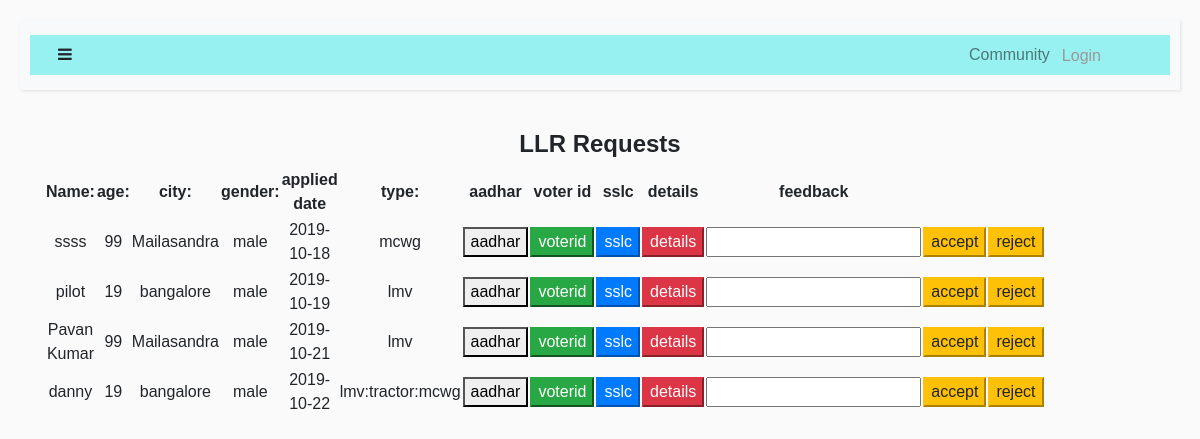
Before: /adminllr with the older database file.
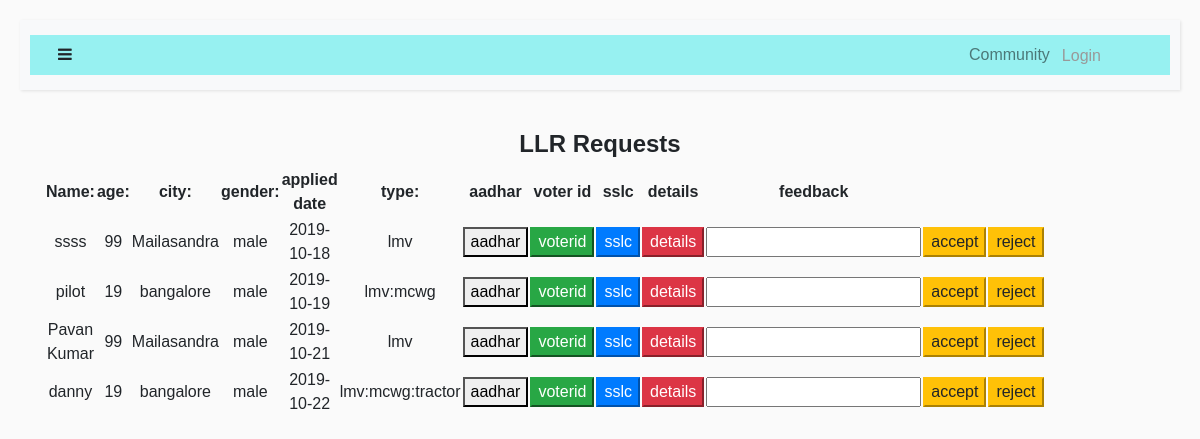
After: the same page with the newer database file.
### tables this page shows
CREATE TABLE "llr" (
	`id`	INTEGER NOT NULL PRIMARY KEY AUTOINCREMENT,
	`firstname`	TEXT,
	`lastname`	TEXT,
	`fathername`	TEXT,
	`email`	TEXT,
	`address`	TEXT,
	`pincode`	INTEGER,
	`city`	TEXT,
	`district`	TEXT,
	`state`	TEXT,
	`country`	TEXT,
	`dob`	TEXT,
	`age`	INTEGER,
	`gender`	TEXT,
	`phone`	INTEGER,
	`bloodgroup`	TEXT,
	`currentdate`	TEXT,
	`expirydate`	TEXT,
	`status`	TEXT,
	`type`	TEXT,
	`rto`	TEXT,
	`feedback`	TEXT
);

### login.py (the view)
@app.route('/adminllr',methods=['GET','POST'])
def adminllr():
    with sqlite3.connect('r.db') as con:
            cur=con.cursor()
            if(cur.execute("SELECT firstname,email,age,city,gender,currentdate,type FROM llr WHERE status=?",("pending",))):
                data=cur.fetchall()
                return render_template('adminllr.html',data=data)
            else:
                flash("error")
                return render_template('empdashboard.html')

### templates/adminllr.html
{% extends "layout.html" %}
{% block body %}
<center><h4><b>LLR Requests</b></h4></center>
{%if data%}
<div class="container">
    <div class="row">
<div class="col-md-8">
    <table>
        <tr>
            <th>Name:</th>
            <th>age:</th>
            <th>city:</th>
            <th>gender:</th>
            <th>applied date</th>
            <th>type:</th>
            <th>aadhar</th>
            <th>voter id</th>
            <th>sslc</th>
            <th>details</th>
            <th>feedback</th>
        </tr>
        {% for row in data %}
        <form method=post  action="/edit/{{ row[1] }}">
        <tr>
            <td>{{row[0]}}</td>
            <td>{{row[2]}}</td>
            <td>{{row[3]}}</td>
            <td>{{row[4]}}</td>
            <td>{{row[5]}}</td>
            <td>{{row[6]}}</td>
            <td><a href="/aadhar/{{ row[1] }}"><button type="button" class="btn-default">aadhar</button></a></td>
            <td><a href="/voterid/{{ row[1] }}"><button type="button" class="btn-success">voterid</button></a></td>
            <td><a href="/sslc/{{ row[1] }}"><button type="button" class="btn-primary">sslc</button></a></td>
            <td><a href="/details/{{ row[1] }}"><button type="button" class="btn-danger">details</button></a></td>
            <td><input type="text" name="feedback"></td>
            <td><input type="submit" name="action" class="btn-warning" value="accept"></td>
            <td><input type="submit" name="action" class="btn-warning" value="reject"></td>
        </tr>
    </form>
{% endfor %}
    </table>
</div>
</div>
{%else%}
<center>
    <br><br>
    <p> No requests for LLR</p>
</center>
        {%endif%}
{% endblock%}

### templates/layout.html (shortened to what this page needs)
<!doctype html>
<html lang="en">
<head>
  <link rel="stylesheet" href="{{ url_for('static',filename='styles/myform.css')}}" type="text/css">
  <link rel="stylesheet" href="https://stackpath.bootstrapcdn.com/bootstrap/4.3.1/css/bootstrap.min.css">
  <link rel="stylesheet" href="https://cdnjs.cloudflare.com/ajax/libs/malihu-custom-scrollbar-plugin/3.1.5/jquery.mCustomScrollbar.min.css">
  <link rel="stylesheet" href="https://stackpath.bootstrapcdn.com/bootstrap/4.3.1/css/bootstrap.min.css">
  <link href="https://stackpath.bootstrapcdn.com/bootstrap/4.3.1/css/bootstrap.min.css" rel="stylesheet">
  <link rel="stylesheet" href="https://stackpath.bootstrapcdn.com/font-awesome/4.7.0/css/font-awesome.min.css">
</head>
  <body class="text-center">
    {% include 'navbar.html' %}
    {% block body %}
    {% endblock %}
    </body>
    </html>

### templates/navbar.html (shortened to what this page needs)
<div class="wrapper">
  <div id="content">
      <nav class="navbar navbar-expand-lg navbar-light bg-light">
          <div class="container-fluid">
              <button type="button" id="sidebarCollapse" class="btn text-sidebar bg-turbo-yellow" color="black">
                  <i class="fa fa-bars"></i>
              </button>
              <div class="collapse navbar-collapse" id="navbarSupportedContent" >
                  <ul class="nav navbar-nav ml-auto">
                      <li class="nav-item">
                          <a class="nav-link" href="#">Community</a>
                      </li>
                      <div class="dropdown">
                           {% if session.get("email", None) == None %}
                        <button class="dropbtn">Login</button>
                                {% endif %}
                      </div>
                  </ul>
              </div>
          </div>
      </nav>

### templates/navbar.html (style rules this page uses)
.bg-turbo-yellow { background-color: $turbo-yellow; }
body { font-family: 'Poppins', sans-serif; background: #fafafa; }
a, a:hover, a:focus { color: inherit; text-decoration: none; transition: all 0.3s; }
.container-fluid { background: rgb(151, 241, 241); }
.navbar { padding: 15px 10px; background: rgb(136, 120, 120); border: none; border-radius: 0; margin-bottom: 40px; box-shadow: 1px 1px 3px rgba(0, 0, 0, 0.1); }
.text-sidebar { color: $text-sidebar; }
.wrapper { display: flex; width: 100%; align-items: stretch; }
#content { width: 100%; padding: 20px; min-height: 100vh; transition: all 0.3s; }
.dropbtn { background-color: rgb(151, 241, 241); color: #999; padding: 4px; font-size: 16px; border: none; }
.dropdown { position: relative; display: inline-block; margin-right: 50px; padding-top: 5px; }

Changed rows visible on the page:
changed llr "ssss": type "mcwg" → "lmv"
changed llr "pilot": type "lmv" → "lmv:mcwg"
changed llr "danny": type "lmv:tractor:mcwg" → "lmv:mcwg:tractor"
